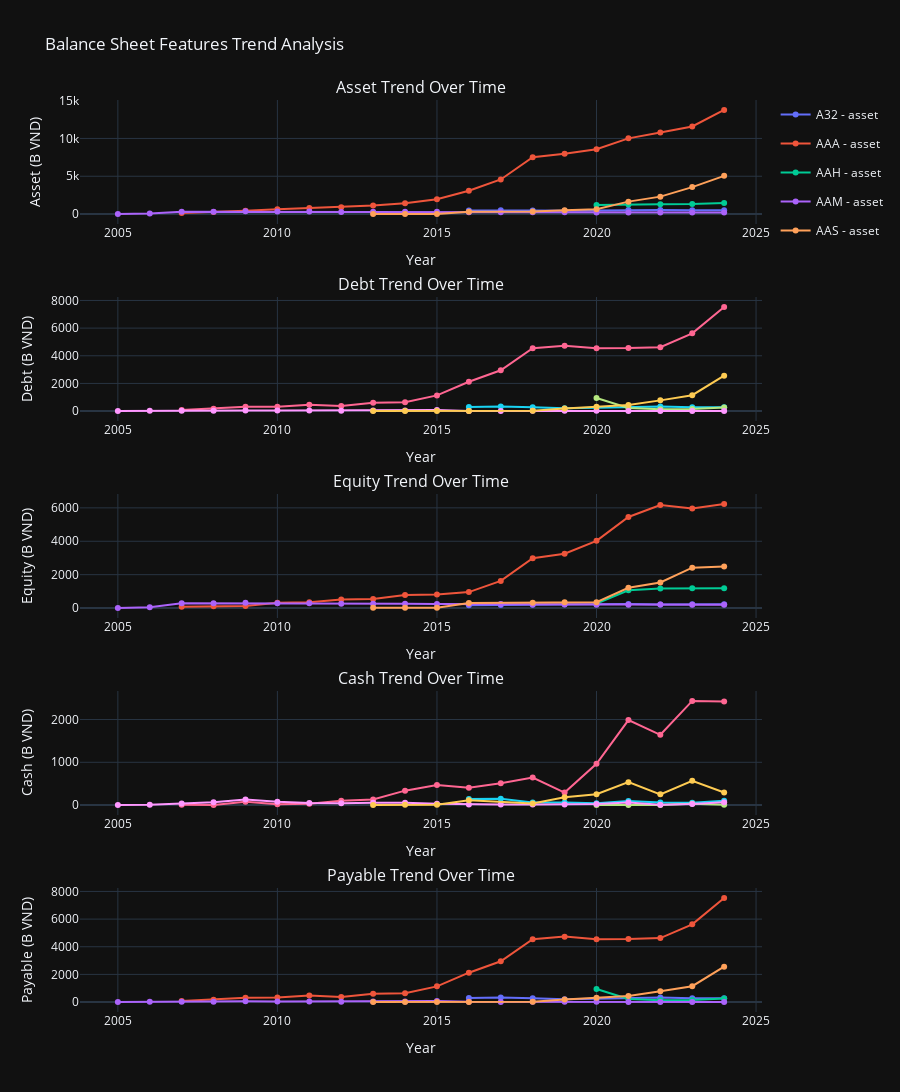

Source (notebook cell):
### Code cell
import plotly.graph_objects as go
from plotly.subplots import make_subplots

# Features to visualize
features_to_plot = ['asset', 'debt', 'equity', 'cash', 'payable']

# Select a few representative companies for better visualization
sample_symbols = df_balance_sheet['symbol'].unique()[:5]  # First 5 companies

# Create subplots for each feature
fig = make_subplots(
    rows=len(features_to_plot),
    cols=1,
    subplot_titles=[f'{feature.capitalize()} Trend Over Time' for feature in features_to_plot],
    vertical_spacing=0.08
)

# Add traces for each feature and company
for idx, feature in enumerate(features_to_plot, start=1):
    for symbol in sample_symbols:
        df_symbol = df_balance_sheet[df_balance_sheet['symbol'] == symbol].copy()
        df_symbol['year_int'] = df_symbol['year'].str.split('-').str[0].astype(int)
        df_symbol = df_symbol.sort_values('year_int')

        fig.add_trace(
            go.Scatter(
                x=df_symbol['year_int'],
                y=df_symbol[feature],
                mode='lines+markers',
                name=f'{symbol} - {feature}',
                legendgroup=symbol,
                showlegend=(idx == 1),  # Only show legend for first subplot
                hovertemplate=f'<b>{symbol}</b><br>Year: %{{x}}<br>{feature.capitalize()}: %{{y:,.0f}}B VND<extra></extra>'
            ),
            row=idx,
            col=1
        )

    # Update y-axis label
    fig.update_yaxes(title_text=f'{feature.capitalize()} (B VND)', row=idx, col=1)
    fig.update_xaxes(title_text='Year', row=idx, col=1)

# Update layout
fig.update_layout(
    height=300 * len(features_to_plot),
    title_text='Balance Sheet Features Trend Analysis',
    hovermode='x unified',
    showlegend=True,
    legend=dict(
        orientation="v",
        yanchor="top",
        y=1,
        xanchor="left",
        x=1.02
    )
)

fig.show()

### Figure 1 — Plotly figure (JSON) as saved in the notebook; plotly's stock layout.template omitted (floating-point values rounded to 4 significant figures)
{"data": [{"hovertemplate": "<b>A32</b><br>Year: %{x}<br>Asset: %{y:,.0f}B VND<extra></extra>", "legendgroup": "A32", "mode": "lines+markers", "name": "A32 - asset", "showlegend": true, "x": [2016, 2017, 2018, 2019, 2020, 2021, 2022, 2023, 2024], "y": [465, 501, 469, 435, 488, 528, 547, 505, 496], "type": "scatter", "xaxis": "x", "yaxis": "y"}, {"hovertemplate": "<b>AAA</b><br>Year: %{x}<br>Asset: %{y:,.0f}B VND<extra></extra>", "legendgroup": "AAA", "mode": "lines+markers", "name": "AAA - asset", "showlegend": true, "x": [2007, 2008, 2009, 2010, 2011, 2012, 2013, 2014, 2015, 2016, 2017, 2018, 2019, 2020, 2021, 2022, 2023, 2024], "y": [154, 271, 437, 645, 817, 900, 1151, 1422, 1955, 3078, 4576, 7529, 7987, 8569, 10010, 10796, 11583, 13768], "type": "scatter", "xaxis": "x", "yaxis": "y"}, {"hovertemplate": "<b>AAH</b><br>Year: %{x}<br>Asset: %{y:,.0f}B VND<extra></extra>", "legendgroup": "AAH", "mode": "lines+markers", "name": "AAH - asset", "showlegend": true, "x": [2020, 2021, 2022, 2023, 2024], "y": [1211, 1283, 1298, 1324, 1455], "type": "scatter", "xaxis": "x", "yaxis": "y"}, {"hovertemplate": "<b>AAM</b><br>Year: %{x}<br>Asset: %{y:,.0f}B VND<extra></extra>", "legendgroup": "AAM", "mode": "lines+markers", "name": "AAM - asset", "showlegend": true, "x": [2005, 2006, 2007, 2008, 2009, 2010, 2011, 2012, 2013, 2014, 2015, 2016, 2017, 2018, 2019, 2020, 2021, 2022, 2023, 2024], "y": [0, 69, 311, 301, 364, 331, 330, 286, 302, 297, 322, 258, 252, 230, 228, 211, 201, 219, 213, 202], "type": "scatter", "xaxis": "x", "yaxis": "y"}, {"hovertemplate": "<b>AAS</b><br>Year: %{x}<br>Asset: %{y:,.0f}B VND<extra></extra>", "legendgroup": "AAS", "mode": "lines+markers", "name": "AAS - asset", "showlegend": true, "x": [2013, 2014, 2015, 2016, 2018, 2019, 2020, 2021, 2022, 2023, 2024], "y": [14, 15, 15, 306, 340, 521, 651, 1646, 2307, 3567, 5056], "type": "scatter", "xaxis": "x", "yaxis": "y"}, {"hovertemplate": "<b>A32</b><br>Year: %{x}<br>Debt: %{y:,.0f}B VND<extra></extra>", "legendgroup": "A32", "mode": "lines+markers", "name": "A32 - debt", "showlegend": false, "x": [2016, 2017, 2018, 2019, 2020, 2021, 2022, 2023, 2024], "y": [302, 325, 268, 211, 246, 290, 332, 283, 275], "type": "scatter", "xaxis": "x2", "yaxis": "y2"}, {"hovertemplate": "<b>AAA</b><br>Year: %{x}<br>Debt: %{y:,.0f}B VND<extra></extra>", "legendgroup": "AAA", "mode": "lines+markers", "name": "AAA - debt", "showlegend": false, "x": [2007, 2008, 2009, 2010, 2011, 2012, 2013, 2014, 2015, 2016, 2017, 2018, 2019, 2020, 2021, 2022, 2023, 2024], "y": [77, 169, 314, 321, 465, 374, 599, 635, 1135, 2123, 2951, 4549, 4732, 4545, 4555, 4625, 5620, 7532], "type": "scatter", "xaxis": "x2", "yaxis": "y2"}, {"hovertemplate": "<b>AAH</b><br>Year: %{x}<br>Debt: %{y:,.0f}B VND<extra></extra>", "legendgroup": "AAH", "mode": "lines+markers", "name": "AAH - debt", "showlegend": false, "x": [2020, 2021, 2022, 2023, 2024], "y": [949, 218, 130, 145, 264], "type": "scatter", "xaxis": "x2", "yaxis": "y2"}, {"hovertemplate": "<b>AAM</b><br>Year: %{x}<br>Debt: %{y:,.0f}B VND<extra></extra>", "legendgroup": "AAM", "mode": "lines+markers", "name": "AAM - debt", "showlegend": false, "x": [2005, 2006, 2007, 2008, 2009, 2010, 2011, 2012, 2013, 2014, 2015, 2016, 2017, 2018, 2019, 2020, 2021, 2022, 2023, 2024], "y": [0, 20, 19, 20, 50, 40, 43, 30, 44, 40, 72, 13, 11, 18, 16, 17, 7, 9, 10, 6], "type": "scatter", "xaxis": "x2", "yaxis": "y2"}, {"hovertemplate": "<b>AAS</b><br>Year: %{x}<br>Debt: %{y:,.0f}B VND<extra></extra>", "legendgroup": "AAS", "mode": "lines+markers", "name": "AAS - debt", "showlegend": false, "x": [2013, 2014, 2015, 2016, 2018, 2019, 2020, 2021, 2022, 2023, 2024], "y": [1, 1, 1, 4, 16, 178, 305, 431, 774, 1147, 2562], "type": "scatter", "xaxis": "x2", "yaxis": "y2"}, {"hovertemplate": "<b>A32</b><br>Year: %{x}<br>Equity: %{y:,.0f}B VND<extra></extra>", "legendgroup": "A32", "mode": "lines+markers", "name": "A32 - equity", "showlegend": false, "x": [2016, 2017, 2018, 2019, 2020, 2021, 2022, 2023, 2024], "y": [163, 176, 201, 224, 242, 238, 215, 222, 221], "type": "scatter", "xaxis": "x3", "yaxis": "y3"}, {"hovertemplate": "<b>AAA</b><br>Year: %{x}<br>Equity: %{y:,.0f}B VND<extra></extra>", "legendgroup": "AAA", "mode": "lines+markers", "name": "AAA - equity", "showlegend": false, "x": [2007, 2008, 2009, 2010, 2011, 2012, 2013, 2014, 2015, 2016, 2017, 2018, 2019, 2020, 2021, 2022, 2023, 2024], "y": [76, 102, 122, 323, 350, 519, 543, 786, 819, 955, 1625, 2980, 3255, 4024, 5454, 6171, 5964, 6236], "type": "scatter", "xaxis": "x3", "yaxis": "y3"}, {"hovertemplate": "<b>AAH</b><br>Year: %{x}<br>Equity: %{y:,.0f}B VND<extra></extra>", "legendgroup": "AAH", "mode": "lines+markers", "name": "AAH - equity", "showlegend": false, "x": [2020, 2021, 2022, 2023, 2024], "y": [262, 1066, 1168, 1179, 1191], "type": "scatter", "xaxis": "x3", "yaxis": "y3"}, {"hovertemplate": "<b>AAM</b><br>Year: %{x}<br>Equity: %{y:,.0f}B VND<extra></extra>", "legendgroup": "AAM", "mode": "lines+markers", "name": "AAM - equity", "showlegend": false, "x": [2005, 2006, 2007, 2008, 2009, 2010, 2011, 2012, 2013, 2014, 2015, 2016, 2017, 2018, 2019, 2020, 2021, 2022, 2023, 2024], "y": [0, 49, 292, 281, 314, 292, 287, 255, 258, 257, 250, 245, 241, 212, 211, 194, 194, 210, 203, 196], "type": "scatter", "xaxis": "x3", "yaxis": "y3"}, {"hovertemplate": "<b>AAS</b><br>Year: %{x}<br>Equity: %{y:,.0f}B VND<extra></extra>", "legendgroup": "AAS", "mode": "lines+markers", "name": "AAS - equity", "showlegend": false, "x": [2013, 2014, 2015, 2016, 2018, 2019, 2020, 2021, 2022, 2023, 2024], "y": [14, 14, 14, 302, 324, 343, 347, 1214, 1533, 2420, 2493], "type": "scatter", "xaxis": "x3", "yaxis": "y3"}, {"hovertemplate": "<b>A32</b><br>Year: %{x}<br>Cash: %{y:,.0f}B VND<extra></extra>", "legendgroup": "A32", "mode": "lines+markers", "name": "A32 - cash", "showlegend": false, "x": [2016, 2017, 2018, 2019, 2020, 2021, 2022, 2023, 2024], "y": [140, 146, 58, 61, 44, 97, 58, 56, 102], "type": "scatter", "xaxis": "x4", "yaxis": "y4"}, {"hovertemplate": "<b>AAA</b><br>Year: %{x}<br>Cash: %{y:,.0f}B VND<extra></extra>", "legendgroup": "AAA", "mode": "lines+markers", "name": "AAA - cash", "showlegend": false, "x": [2007, 2008, 2009, 2010, 2011, 2012, 2013, 2014, 2015, 2016, 2017, 2018, 2019, 2020, 2021, 2022, 2023, 2024], "y": [9, 4, 78, 20, 33, 103, 130, 337, 470, 407, 510, 645, 292, 964, 1988, 1643, 2435, 2420], "type": "scatter", "xaxis": "x4", "yaxis": "y4"}, {"hovertemplate": "<b>AAH</b><br>Year: %{x}<br>Cash: %{y:,.0f}B VND<extra></extra>", "legendgroup": "AAH", "mode": "lines+markers", "name": "AAH - cash", "showlegend": false, "x": [2020, 2021, 2022, 2023, 2024], "y": [1, 1, 3, 31, 9], "type": "scatter", "xaxis": "x4", "yaxis": "y4"}, {"hovertemplate": "<b>AAM</b><br>Year: %{x}<br>Cash: %{y:,.0f}B VND<extra></extra>", "legendgroup": "AAM", "mode": "lines+markers", "name": "AAM - cash", "showlegend": false, "x": [2005, 2006, 2007, 2008, 2009, 2010, 2011, 2012, 2013, 2014, 2015, 2016, 2017, 2018, 2019, 2020, 2021, 2022, 2023, 2024], "y": [0, 7, 34, 63, 128, 76, 50, 43, 55, 56, 28, 13, 14, 11, 14, 26, 62, 10, 23, 63], "type": "scatter", "xaxis": "x4", "yaxis": "y4"}, {"hovertemplate": "<b>AAS</b><br>Year: %{x}<br>Cash: %{y:,.0f}B VND<extra></extra>", "legendgroup": "AAS", "mode": "lines+markers", "name": "AAS - cash", "showlegend": false, "x": [2013, 2014, 2015, 2016, 2018, 2019, 2020, 2021, 2022, 2023, 2024], "y": [1, 5, 5, 111, 37, 184, 254, 536, 251, 569, 295], "type": "scatter", "xaxis": "x4", "yaxis": "y4"}, {"hovertemplate": "<b>A32</b><br>Year: %{x}<br>Payable: %{y:,.0f}B VND<extra></extra>", "legendgroup": "A32", "mode": "lines+markers", "name": "A32 - payable", "showlegend": false, "x": [2016, 2017, 2018, 2019, 2020, 2021, 2022, 2023, 2024], "y": [302, 325, 268, 211, 246, 290, 332, 283, 275], "type": "scatter", "xaxis": "x5", "yaxis": "y5"}, {"hovertemplate": "<b>AAA</b><br>Year: %{x}<br>Payable: %{y:,.0f}B VND<extra></extra>", "legendgroup": "AAA", "mode": "lines+markers", "name": "AAA - payable", "showlegend": false, "x": [2007, 2008, 2009, 2010, 2011, 2012, 2013, 2014, 2015, 2016, 2017, 2018, 2019, 2020, 2021, 2022, 2023, 2024], "y": [77, 169, 314, 321, 465, 374, 599, 635, 1135, 2123, 2951, 4549, 4732, 4545, 4555, 4625, 5620, 7532], "type": "scatter", "xaxis": "x5", "yaxis": "y5"}, {"hovertemplate": "<b>AAH</b><br>Year: %{x}<br>Payable: %{y:,.0f}B VND<extra></extra>", "legendgroup": "AAH", "mode": "lines+markers", "name": "AAH - payable", "showlegend": false, "x": [2020, 2021, 2022, 2023, 2024], "y": [949, 218, 130, 145, 264], "type": "scatter", "xaxis": "x5", "yaxis": "y5"}, {"hovertemplate": "<b>AAM</b><br>Year: %{x}<br>Payable: %{y:,.0f}B VND<extra></extra>", "legendgroup": "AAM", "mode": "lines+markers", "name": "AAM - payable", "showlegend": false, "x": [2005, 2006, 2007, 2008, 2009, 2010, 2011, 2012, 2013, 2014, 2015, 2016, 2017, 2018, 2019, 2020, 2021, 2022, 2023, 2024], "y": [0, 20, 19, 20, 50, 40, 43, 30, 44, 40, 72, 13, 11, 18, 16, 17, 7, 9, 10, 6], "type": "scatter", "xaxis": "x5", "yaxis": "y5"}, {"hovertemplate": "<b>AAS</b><br>Year: %{x}<br>Payable: %{y:,.0f}B VND<extra></extra>", "legendgroup": "AAS", "mode": "lines+markers", "name": "AAS - payable", "showlegend": false, "x": [2013, 2014, 2015, 2016, 2018, 2019, 2020, 2021, 2022, 2023, 2024], "y": [1, 1, 1, 4, 16, 178, 305, 431, 774, 1147, 2562], "type": "scatter", "xaxis": "x5", "yaxis": "y5"}], "layout": {"xaxis": {"anchor": "y", "domain": [0.0, 1.0], "title": {"text": "Year"}}, "yaxis": {"anchor": "x", "domain": [0.864, 1.0], "title": {"text": "Asset (B VND)"}}, "xaxis2": {"anchor": "y2", "domain": [0.0, 1.0], "title": {"text": "Year"}}, "yaxis2": {"anchor": "x2", "domain": [0.648, 0.784], "title": {"text": "Debt (B VND)"}}, "xaxis3": {"anchor": "y3", "domain": [0.0, 1.0], "title": {"text": "Year"}}, "yaxis3": {"anchor": "x3", "domain": [0.432, 0.568], "title": {"text": "Equity (B VND)"}}, "xaxis4": {"anchor": "y4", "domain": [0.0, 1.0], "title": {"text": "Year"}}, "yaxis4": {"anchor": "x4", "domain": [0.216, 0.352], "title": {"text": "Cash (B VND)"}}, "xaxis5": {"anchor": "y5", "domain": [0.0, 1.0], "title": {"text": "Year"}}, "yaxis5": {"anchor": "x5", "domain": [0.0, 0.136], "title": {"text": "Payable (B VND)"}}, "annotations": [{"font": {"size": 16}, "showarrow": false, "text": "Asset Trend Over Time", "x": 0.5, "xanchor": "center", "xref": "paper", "y": 1.0, "yanchor": "bottom", "yref": "paper"}, {"font": {"size": 16}, "showarrow": false, "text": "Debt Trend Over Time", "x": 0.5, "xanchor": "center", "xref": "paper", "y": 0.784, "yanchor": "bottom", "yref": "paper"}, {"font": {"size": 16}, "showarrow": false, "text": "Equity Trend Over Time", "x": 0.5, "xanchor": "center", "xref": "paper", "y": 0.568, "yanchor": "bottom", "yref": "paper"}, {"font": {"size": 16}, "showarrow": false, "text": "Cash Trend Over Time", "x": 0.5, "xanchor": "center", "xref": "paper", "y": 0.352, "yanchor": "bottom", "yref": "paper"}, {"font": {"size": 16}, "showarrow": false, "text": "Payable Trend Over Time", "x": 0.5, "xanchor": "center", "xref": "paper", "y": 0.136, "yanchor": "bottom", "yref": "paper"}], "title": {"text": "Balance Sheet Features Trend Analysis"}, "legend": {"orientation": "v", "yanchor": "top", "y": 1, "xanchor": "left", "x": 1.02}, "height": 1500, "hovermode": "x unified", "showlegend": true}}
